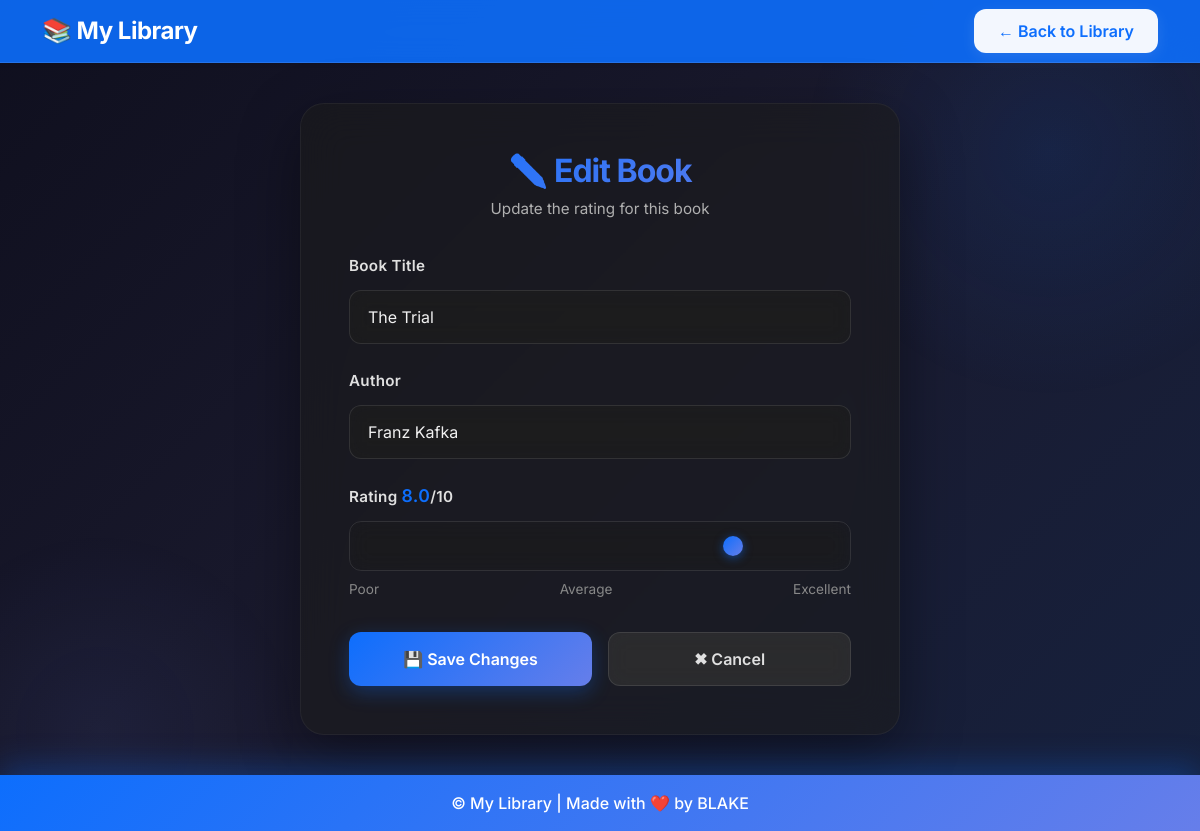
The app's page /edit/4 with its own data.
### main.py (models this page shows)
class Books(db.Model):
    id: Mapped[int] = mapped_column(primary_key=True)
    title: Mapped[str] = mapped_column(String(250), unique=True)
    author: Mapped[str] = mapped_column(String(250))
    url: Mapped[str] = mapped_column(String(500), unique=True)
    rating: Mapped[float]

### main.py (the view, shortened to what this page needs)
@app.route("/edit/<id>", methods=["GET", "POST"])
def edit(id):
    book = db.session.execute(db.select(Books).where(Books.id == id)).scalar()
    return render_template("edit.html", book=book)

### templates/edit.html (shortened to what this page needs)
<!doctype html>
<html lang="en">
  <head>
    <link
      href="https://cdn.jsdelivr.net/npm/bootstrap@5.3.3/dist/css/bootstrap.min.css"
      rel="stylesheet"
    />
  </head>
  <body>
    <nav class="navbar navbar-expand-lg navbar-dark bg-primary shadow-sm">
      <div class="container">
        <a class="navbar-brand fw-bold" href="{{url_for('home')}}">
          📚 My Library
        </a>
        <a href="{{ url_for('home') }}" class="btn btn-light">
          ← Back to Library
        </a>
      </div>
    </nav>
    <div class="edit-container">
      <div class="edit-card">
        <h2 class="text-center">✏️ Edit Book</h2>
        <p class="subtitle text-center">Update the rating for this book</p>
        <form method="POST" action="{{ url_for('edit', id=book.id) }}">
          <div class="mb-4">
            <label for="title" class="form-label">Book Title</label>
            <input
              type="text"
              class="form-control"
              id="title"
              name="title"
              value="{{ book.title }}"
            />
          </div>
          <div class="mb-4">
            <label for="author" class="form-label">Author</label>
            <input
              type="text"
              class="form-control"
              id="author"
              name="author"
              value="{{ book.author }}"
            />
          </div>
          <div class="mb-4">
            <label for="rating" class="form-label">
              Rating
              <span class="rating-value" id="ratingValue"
                >{{ book.rating }}</span
              >/10
            </label>
            <input
              type="range"
              class="form-control"
              id="rating"
              name="rating"
              min="0"
              max="10"
              step="0.5"
              value="{{ book.rating }}"
              oninput="document.getElementById('ratingValue').textContent = this.value"
              required
            />
            <div class="rating-helper">
              <span>Poor</span>
              <span>Average</span>
              <span>Excellent</span>
            </div>
          </div>
          <div class="button-group">
            <button type="submit" class="btn btn-primary">
              💾 Save Changes
            </button>
            <a href="{{ url_for('home') }}" class="btn btn-secondary">
              ✖ Cancel
            </a>
          </div>
        </form>
      </div>
    </div>
    <footer>
      <p>&copy; {{ current_year }} My Library | Made with ❤️ by BLAKE</p>
    </footer>
  </body>
</html>

### templates/edit.html (style rules this page uses)
* { font-family: "Inter", sans-serif; }
body { background: linear-gradient( 135deg, #0f0f1e 0%, #1a1a2e 50%, #16213e 100% ); color: #f1f1f1; min-height: 100vh; display: flex; flex-direction: column; position: relative; overflow-x: hidden; }
body::before { content: ""; position: fixed; width: 500px; height: 500px; background: radial-gradient( circle, rgba(13, 110, 253, 0.1) 0%, transparent 70% ); top: -100px; right: -100px; pointer-events: none; animation: pulse 8s ease-in-out infinite; }
body::after { content: ""; position: fixed; width: 400px; height: 400px; background: radial-gradient( circle, rgba(102, 126, 234, 0.08) 0%, transparent 70% ); bottom: -100px; left: -100px; pointer-events: none; animation: pulse 10s ease-in-out infinite reverse; }
.navbar { background: rgba(13, 110, 253, 0.9) !important; backdrop-filter: blur(20px); border-bottom: 1px solid rgba(255, 255, 255, 0.1); box-shadow: 0 8px 32px rgba(13, 110, 253, 0.2); }
.navbar-brand { font-weight: 700; font-size: 1.5rem; letter-spacing: -0.5px; transition: transform 0.3s ease; }
.btn-light { background: rgba(255, 255, 255, 0.95); color: #0d6efd; border: none; padding: 10px 24px; border-radius: 12px; font-weight: 600; transition: all 0.3s ease; box-shadow: 0 4px 15px rgba(255, 255, 255, 0.1); }
.edit-container { flex: 1; display: flex; align-items: center; justify-content: center; padding: 40px 20px; position: relative; z-index: 1; }
.edit-card { background: rgba(28, 28, 28, 0.6); backdrop-filter: blur(20px); border: 1px solid rgba(255, 255, 255, 0.05); border-radius: 24px; padding: 48px; max-width: 600px; width: 100%; box-shadow: 0 20px 60px rgba(0, 0, 0, 0.4); transition: all 0.4s ease; animation: slideUp 0.6s ease; }
.edit-card h2 { background: linear-gradient(135deg, #0d6efd 0%, #667eea 100%); -webkit-background-clip: text; -webkit-text-fill-color: transparent; background-clip: text; font-weight: 700; letter-spacing: -1px; margin-bottom: 8px; }
.edit-card .subtitle { color: #b0b0b0; margin-bottom: 32px; font-size: 0.95rem; }
.form-label { color: #e0e0e0; font-weight: 600; margin-bottom: 12px; font-size: 0.95rem; letter-spacing: 0.3px; }
.form-control, .form-select { background: rgba(30, 30, 30, 0.5); backdrop-filter: blur(10px); border: 1px solid rgba(255, 255, 255, 0.1); border-radius: 12px; color: #f1f1f1; padding: 14px 18px; font-size: 1rem; transition: all 0.3s ease; }
.form-control::placeholder { color: #666; }
.btn-primary { background: linear-gradient(135deg, #0d6efd 0%, #667eea 100%); border: none; border-radius: 12px; padding: 14px 32px; font-weight: 600; font-size: 1rem; transition: all 0.3s ease; box-shadow: 0 6px 20px rgba(13, 110, 253, 0.3); width: 100%; }
.btn-secondary { background: rgba(60, 60, 60, 0.5); backdrop-filter: blur(10px); border: 1px solid rgba(255, 255, 255, 0.1); border-radius: 12px; padding: 14px 32px; font-weight: 600; font-size: 1rem; transition: all 0.3s ease; width: 100%; color: #e0e0e0; }
.button-group { display: grid; grid-template-columns: 1fr 1fr; gap: 16px; margin-top: 32px; }
.rating-helper { display: flex; justify-content: space-between; margin-top: 8px; font-size: 0.85rem; color: #888; }
.rating-value { color: #0d6efd; font-weight: 600; font-size: 1.1rem; }
footer { background: linear-gradient(135deg, #0d6efd 0%, #667eea 100%); color: #fff; padding: 16px 0; text-align: center; box-shadow: 0 -8px 32px rgba(13, 110, 253, 0.3); position: relative; z-index: 10; }
footer p { margin: 0; font-weight: 500; }
input[type="range"] { -webkit-appearance: none; appearance: none; background: transparent; cursor: pointer; width: 100%; }

### records on screen
Books: title "The Trial", author "Franz Kafka", rating "8.0", rating "8"
